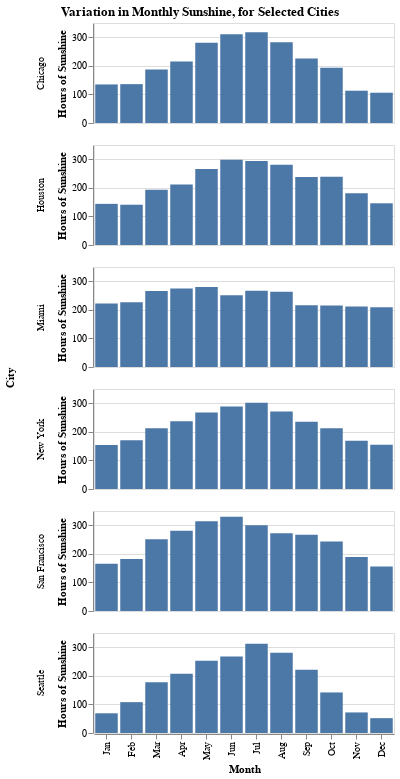

Notebook cell for this chart:
### Code cell
b = alt.Chart(merged
              , title=alt.Title(
       "Variation in Monthly Sunshine, for Selected Cities",
       anchor='middle',
       orient='top'
   )
             ).mark_bar().encode(
    alt.X('month:N').title('Month').sort(['Jan']),
    alt.Y('sunshine:Q').title('Hours of Sunshine'),
    #alt.Y2('avg'),
    #alt.X2('average(sunshine):Q'),
    #alt.Color('sunshine:Q'),
    alt.Row('city:N').title('City'),
    #alt.Order('month:O', sort='descending')
).properties(width=300, height=100)
#(a+b)#.encode(alt.Row('city'))
#c = a+b
#c.encode(alt.Row('city'))
b#.repeat(layer=["sunshine", "avg"])

### Figure 1 — Vega-Lite specification as saved in the notebook (floating-point values rounded to 4 significant figures)
{"config": {"view": {"continuousWidth": 300, "continuousHeight": 300}}, "data": {"name": "data-03d6233b697a3eb017e996aff70c31a0"}, "mark": {"type": "bar"}, "encoding": {"row": {"field": "city", "title": "City", "type": "nominal"}, "x": {"field": "month", "sort": ["Jan"], "title": "Month", "type": "nominal"}, "y": {"field": "sunshine", "title": "Hours of Sunshine", "type": "quantitative"}}, "height": 100, "title": {"text": "Variation in Monthly Sunshine, for Selected Cities", "anchor": "middle", "orient": "top"}, "width": 300, "$schema": "https://vega.github.io/schema/vega-lite/v5.17.0.json", "datasets": {"data-03d6233b697a3eb017e996aff70c31a0": [{"city": "Chicago", "lon": -87.62, "lat": 41.88, "month": "Jan", "monthnum": 0, "sunshine": 135, "avg": 208.7}, {"city": "Chicago", "lon": -87.62, "lat": 41.88, "month": "Feb", "monthnum": 1, "sunshine": 136, "avg": 208.7}, {"city": "Chicago", "lon": -87.62, "lat": 41.88, "month": "Mar", "monthnum": 2, "sunshine": 187, "avg": 208.7}, {"city": "Chicago", "lon": -87.62, "lat": 41.88, "month": "Apr", "monthnum": 3, "sunshine": 215, "avg": 208.7}, {"city": "Chicago", "lon": -87.62, "lat": 41.88, "month": "May", "monthnum": 4, "sunshine": 281, "avg": 208.7}, {"city": "Chicago", "lon": -87.62, "lat": 41.88, "month": "Jun", "monthnum": 5, "sunshine": 311, "avg": 208.7}, {"city": "Chicago", "lon": -87.62, "lat": 41.88, "month": "Jul", "monthnum": 6, "sunshine": 318, "avg": 208.7}, {"city": "Chicago", "lon": -87.62, "lat": 41.88, "month": "Aug", "monthnum": 7, "sunshine": 283, "avg": 208.7}, {"city": "Chicago", "lon": -87.62, "lat": 41.88, "month": "Sep", "monthnum": 8, "sunshine": 226, "avg": 208.7}, {"city": "Chicago", "lon": -87.62, "lat": 41.88, "month": "Oct", "monthnum": 9, "sunshine": 193, "avg": 208.7}, {"city": "Chicago", "lon": -87.62, "lat": 41.88, "month": "Nov", "monthnum": 10, "sunshine": 113, "avg": 208.7}, {"city": "Chicago", "lon": -87.62, "lat": 41.88, "month": "Dec", "monthnum": 11, "sunshine": 106, "avg": 208.7}, {"city": "Houston", "lon": -95.36, "lat": 29.75, "month": "Jan", "monthnum": 0, "sunshine": 144, "avg": 219.4}, {"city": "Houston", "lon": -95.36, "lat": 29.75, "month": "Feb", "monthnum": 1, "sunshine": 141, "avg": 219.4}, {"city": "Houston", "lon": -95.36, "lat": 29.75, "month": "Mar", "monthnum": 2, "sunshine": 193, "avg": 219.4}, {"city": "Houston", "lon": -95.36, "lat": 29.75, "month": "Apr", "monthnum": 3, "sunshine": 212, "avg": 219.4}, {"city": "Houston", "lon": -95.36, "lat": 29.75, "month": "May", "monthnum": 4, "sunshine": 266, "avg": 219.4}, {"city": "Houston", "lon": -95.36, "lat": 29.75, "month": "Jun", "monthnum": 5, "sunshine": 298, "avg": 219.4}, {"city": "Houston", "lon": -95.36, "lat": 29.75, "month": "Jul", "monthnum": 6, "sunshine": 294, "avg": 219.4}, {"city": "Houston", "lon": -95.36, "lat": 29.75, "month": "Aug", "monthnum": 7, "sunshine": 281, "avg": 219.4}, {"city": "Houston", "lon": -95.36, "lat": 29.75, "month": "Sep", "monthnum": 8, "sunshine": 238, "avg": 219.4}, {"city": "Houston", "lon": -95.36, "lat": 29.75, "month": "Oct", "monthnum": 9, "sunshine": 239, "avg": 219.4}, {"city": "Houston", "lon": -95.36, "lat": 29.75, "month": "Nov", "monthnum": 10, "sunshine": 181, "avg": 219.4}, {"city": "Houston", "lon": -95.36, "lat": 29.75, "month": "Dec", "monthnum": 11, "sunshine": 146, "avg": 219.4}, {"city": "Miami", "lon": -80.19, "lat": 25.76, "month": "Jan", "monthnum": 0, "sunshine": 222, "avg": 241.9}, {"city": "Miami", "lon": -80.19, "lat": 25.76, "month": "Feb", "monthnum": 1, "sunshine": 227, "avg": 241.9}, {"city": "Miami", "lon": -80.19, "lat": 25.76, "month": "Mar", "monthnum": 2, "sunshine": 266, "avg": 241.9}, {"city": "Miami", "lon": -80.19, "lat": 25.76, "month": "Apr", "monthnum": 3, "sunshine": 275, "avg": 241.9}, {"city": "Miami", "lon": -80.19, "lat": 25.76, "month": "May", "monthnum": 4, "sunshine": 280, "avg": 241.9}, {"city": "Miami", "lon": -80.19, "lat": 25.76, "month": "Jun", "monthnum": 5, "sunshine": 251, "avg": 241.9}, {"city": "Miami", "lon": -80.19, "lat": 25.76, "month": "Jul", "monthnum": 6, "sunshine": 267, "avg": 241.9}, {"city": "Miami", "lon": -80.19, "lat": 25.76, "month": "Aug", "monthnum": 7, "sunshine": 263, "avg": 241.9}, {"city": "Miami", "lon": -80.19, "lat": 25.76, "month": "Sep", "monthnum": 8, "sunshine": 216, "avg": 241.9}, {"city": "Miami", "lon": -80.19, "lat": 25.76, "month": "Oct", "monthnum": 9, "sunshine": 215, "avg": 241.9}, {"city": "Miami", "lon": -80.19, "lat": 25.76, "month": "Nov", "monthnum": 10, "sunshine": 212, "avg": 241.9}, {"city": "Miami", "lon": -80.19, "lat": 25.76, "month": "Dec", "monthnum": 11, "sunshine": 209, "avg": 241.9}, {"city": "New York", "lon": -73.94, "lat": 40.73, "month": "Jan", "monthnum": 0, "sunshine": 154, "avg": 223.1}, {"city": "New York", "lon": -73.94, "lat": 40.73, "month": "Feb", "monthnum": 1, "sunshine": 171, "avg": 223.1}, {"city": "New York", "lon": -73.94, "lat": 40.73, "month": "Mar", "monthnum": 2, "sunshine": 213, "avg": 223.1}, {"city": "New York", "lon": -73.94, "lat": 40.73, "month": "Apr", "monthnum": 3, "sunshine": 237, "avg": 223.1}, {"city": "New York", "lon": -73.94, "lat": 40.73, "month": "May", "monthnum": 4, "sunshine": 268, "avg": 223.1}, {"city": "New York", "lon": -73.94, "lat": 40.73, "month": "Jun", "monthnum": 5, "sunshine": 289, "avg": 223.1}, {"city": "New York", "lon": -73.94, "lat": 40.73, "month": "Jul", "monthnum": 6, "sunshine": 302, "avg": 223.1}, {"city": "New York", "lon": -73.94, "lat": 40.73, "month": "Aug", "monthnum": 7, "sunshine": 271, "avg": 223.1}, {"city": "New York", "lon": -73.94, "lat": 40.73, "month": "Sep", "monthnum": 8, "sunshine": 235, "avg": 223.1}, {"city": "New York", "lon": -73.94, "lat": 40.73, "month": "Oct", "monthnum": 9, "sunshine": 213, "avg": 223.1}, {"city": "New York", "lon": -73.94, "lat": 40.73, "month": "Nov", "monthnum": 10, "sunshine": 169, "avg": 223.1}, {"city": "New York", "lon": -73.94, "lat": 40.73, "month": "Dec", "monthnum": 11, "sunshine": 155, "avg": 223.1}, {"city": "San Francisco", "lon": -122.4, "lat": 37.73, "month": "Jan", "monthnum": 0, "sunshine": 165, "avg": 245.8}, {"city": "San Francisco", "lon": -122.4, "lat": 37.73, "month": "Feb", "monthnum": 1, "sunshine": 182, "avg": 245.8}, {"city": "San Francisco", "lon": -122.4, "lat": 37.73, "month": "Mar", "monthnum": 2, "sunshine": 251, "avg": 245.8}, {"city": "San Francisco", "lon": -122.4, "lat": 37.73, "month": "Apr", "monthnum": 3, "sunshine": 281, "avg": 245.8}, {"city": "San Francisco", "lon": -122.4, "lat": 37.73, "month": "May", "monthnum": 4, "sunshine": 314, "avg": 245.8}, {"city": "San Francisco", "lon": -122.4, "lat": 37.73, "month": "Jun", "monthnum": 5, "sunshine": 330, "avg": 245.8}, {"city": "San Francisco", "lon": -122.4, "lat": 37.73, "month": "Jul", "monthnum": 6, "sunshine": 300, "avg": 245.8}, {"city": "San Francisco", "lon": -122.4, "lat": 37.73, "month": "Aug", "monthnum": 7, "sunshine": 272, "avg": 245.8}, {"city": "San Francisco", "lon": -122.4, "lat": 37.73, "month": "Sep", "monthnum": 8, "sunshine": 267, "avg": 245.8}, {"city": "San Francisco", "lon": -122.4, "lat": 37.73, "month": "Oct", "monthnum": 9, "sunshine": 243, "avg": 245.8}, {"city": "San Francisco", "lon": -122.4, "lat": 37.73, "month": "Nov", "monthnum": 10, "sunshine": 189, "avg": 245.8}, {"city": "San Francisco", "lon": -122.4, "lat": 37.73, "month": "Dec", "monthnum": 11, "sunshine": 156, "avg": 245.8}, {"city": "Seattle", "lon": -122.3, "lat": 47.61, "month": "Jan", "monthnum": 0, "sunshine": 69, "avg": 180.2}, {"city": "Seattle", "lon": -122.3, "lat": 47.61, "month": "Feb", "monthnum": 1, "sunshine": 108, "avg": 180.2}, {"city": "Seattle", "lon": -122.3, "lat": 47.61, "month": "Mar", "monthnum": 2, "sunshine": 178, "avg": 180.2}, {"city": "Seattle", "lon": -122.3, "lat": 47.61, "month": "Apr", "monthnum": 3, "sunshine": 207, "avg": 180.2}, {"city": "Seattle", "lon": -122.3, "lat": 47.61, "month": "May", "monthnum": 4, "sunshine": 253, "avg": 180.2}, {"city": "Seattle", "lon": -122.3, "lat": 47.61, "month": "Jun", "monthnum": 5, "sunshine": 268, "avg": 180.2}, {"city": "Seattle", "lon": -122.3, "lat": 47.61, "month": "Jul", "monthnum": 6, "sunshine": 312, "avg": 180.2}, {"city": "Seattle", "lon": -122.3, "lat": 47.61, "month": "Aug", "monthnum": 7, "sunshine": 281, "avg": 180.2}, {"city": "Seattle", "lon": -122.3, "lat": 47.61, "month": "Sep", "monthnum": 8, "sunshine": 221, "avg": 180.2}, {"city": "Seattle", "lon": -122.3, "lat": 47.61, "month": "Oct", "monthnum": 9, "sunshine": 142, "avg": 180.2}, {"city": "Seattle", "lon": -122.3, "lat": 47.61, "month": "Nov", "monthnum": 10, "sunshine": 72, "avg": 180.2}, {"city": "Seattle", "lon": -122.3, "lat": 47.61, "month": "Dec", "monthnum": 11, "sunshine": 52, "avg": 180.2}]}}
